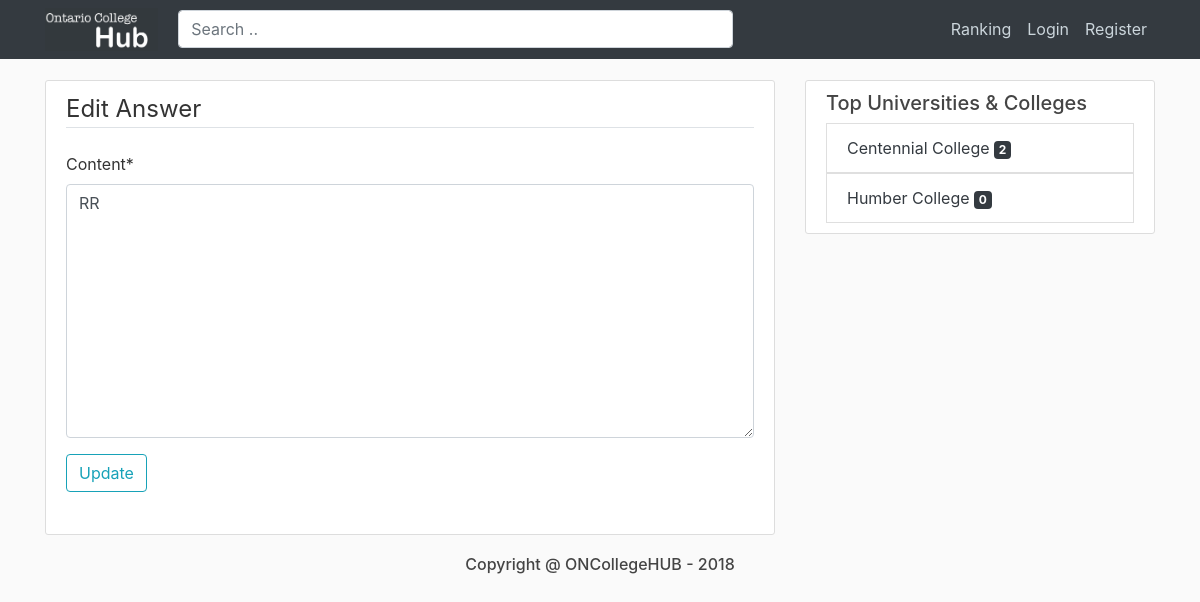
The app's page /comments/2/update/ with its own data.
### blog/models.py (models this page shows, shortened)
class AbstractPostModel(models.Model):
    title = models.CharField(validators=[validators.MinLengthValidator(10)],
                             null=False, max_length=500)
    content = models.TextField(validators=[validators.MinLengthValidator(10)], null=False)
    post_date = models.DateTimeField(default=timezone.now)
    author = models.ForeignKey(Student, on_delete=models.CASCADE)
    rating = models.IntegerField(default=0)
    college = models.ForeignKey(College, on_delete=models.CASCADE)
    class Meta:
        abstract = True

class Answer(AbstractPostModel):
    is_approved = models.BooleanField(default=False)
    question = models.ForeignKey(Question, on_delete=models.CASCADE, null=True)

class Question(AbstractPostModel):
    is_answered = models.BooleanField(default=False)

### users/models.py (models this page shows, shortened)
class College(models.Model):
    name = models.CharField(null=False, max_length=50)
    address = models.CharField(null=False, max_length=50)

### blog/views.py (the view, shortened to what this page needs)
# urls.py: path('comments/<int:pk>/update/', CommentUpdateView.as_view(), name='comment-update'),
class CommentUpdateView(UpdateView):
    model = Answer
    template_name = 'blog/comment_form.html'
    fields = ['content']
    def get_context_data(self, **kwargs):
        context = super().get_context_data(**kwargs)
        get_student_ranking(context)
        get_college_ranking(context)
        return context

### blog/views.py (called while the page is built)
def get_college_ranking(context):
    college_ranking = College.objects.annotate(question_count=Count('question')) \
        .order_by('-question_count')
    try:
        context['college_ranking'] = college_ranking[0:4]
    finally:
        return context

def get_student_ranking(context):
    student_ranking = Student.objects.annotate(answer_count=Count('answer')) \
        .order_by('-answer_count')
    try:
        context['student_ranking'] = student_ranking[0:4]
    finally:
        return context

### blog/templates/blog/comment_form.html (shortened to what this page needs)
{% extends "blog/base.html" %}
{% load crispy_forms_tags %}
{% block content %}
    <div class="content-section">
        <form method="POST">
            <fieldset class="form-group">
                <legend class="border-bottom mb-4">Edit Answer</legend>
                {{ form|crispy }}
                <div class="form-group">
                    <button class="btn btn-outline-info" type="submit">Update</button>
                </div>
            </fieldset>
        </form>
    </div>
{% endblock %}

### blog/templates/blog/base.html (shortened to what this page needs)
{% load static %}
{% load bootstrap4 %}
{% bootstrap_css %}
<!DOCTYPE html>
<html lang="en">
<head>
    <link rel="stylesheet" type="text/css" href="{% static 'blog/main.css' %}">
</head>
<body>
<header class="site-header">
    <nav class="navbar navbar-expand-md navbar-dark bg-dark fixed-top">
        <div class="container">
            <a href="{% url 'blog-home' %}" style="display:contents">
                <img src="{% static 'blog/Logo_page.png' %}" style="width:12%;padding-right: 20px;">
           </a>
            <form action="{% url 'search_list' %}" class="align-middle w-50" type="GET" style="margin: 0">
                <input type="text" class="form-control" name="q" placeholder="Search ..">
            </form>
            <div class="collapse navbar-collapse" id="navbarToggle">
                <div class="navbar-nav">
                    {% if user.is_authenticated %}
                        <a class="nav-item nav-link" href="">Ranking</a>
                        <a class="nav-item nav-link" href="{% url 'post-create' %}">Ask a question</a>
                        <a class="nav-item nav-link" href="{% url 'profile' user.id user.username %}">Profile</a>
                        <a class="nav-item nav-link" href="{% url 'logout' %}">Logout</a>
                    {% else %}
                        <a href="" class="nav-item nav-link">Ranking</a>
                        <a class="nav-item nav-link" href="{% url 'login' %}">Login</a>
                        <a class="nav-item nav-link" href="{% url 'register' %}">Register</a>
                    {% endif %}
                </div>
            </div>
        </div>
    </nav>
</header>
<main role="main" class="container">
    <div class="row">
        <div class="col-md-8">
            {% block content %}{% endblock %}
        </div>
        {% block ranking %}
            <div class="col-md-4">
            <div class="content-section">
                <h5>Top Universities & Colleges</h5>
                {% if  college_ranking %}
                    <div class="ranking-content">
                        {% for college in college_ranking %}
                            <a href="{% url 'blog-college' college.id college.name %}">
                                <li class="list-group-item list-group-item">{{ college.name }} <span
                                        class="badge badge-dark">{{ college.question_set.all|length }}</span></li>
                            </a>
                        {% endfor %}
                    </div>
                {% else %}
                    <h6 class="text-muted">Ranking empty...</h6>
                {% endif %}
            </div>
        {% endblock %}
</main>
<footer>
    <h6 class="text-center">Copyright @ ONCollegeHUB - 2018</h6>
</footer>
</body>
</html>

### blog/static/blog/main.css (style rules this page uses)
body { background: #fafafa; color: #333333; margin-top: 5rem; }
a { color: #343a40; text-decoration: none !important; }
.ranking-content a { width: 45%; font-size: 1em; }
h1, h2, h3, h4, h5, h6 { color: #444444; }
.site-header .navbar-nav .nav-link { color: #cbd5db; }
.content-section { background: #ffffff; padding: 10px 20px; border: 1px solid #dddddd; border-radius: 3px; margin-bottom: 20px; }

### records on screen
Answer: content "RR"
College: name "Centennial College", question_set.all|length "2"
College: name "Humber College", question_set.all|length "0"
